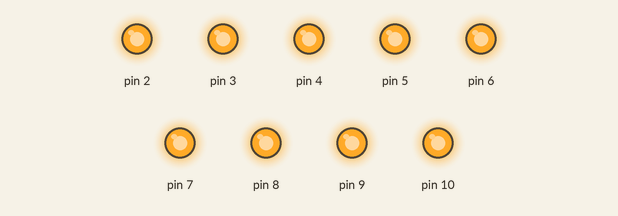
A sketch run on a simulated Arduino Uno, built with avr-gcc and run on an emulated ATmega328P. On the bench: output pins drawn as LEDs (lit = HIGH).

Above: at 0.1 s.
At 6.1 s:
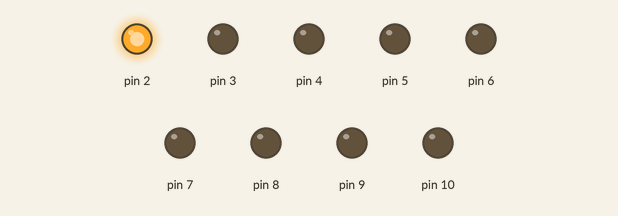
At 13.1 s:
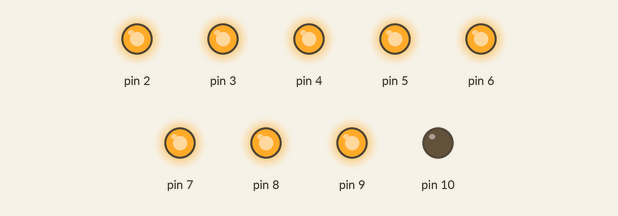
At 20.1 s:
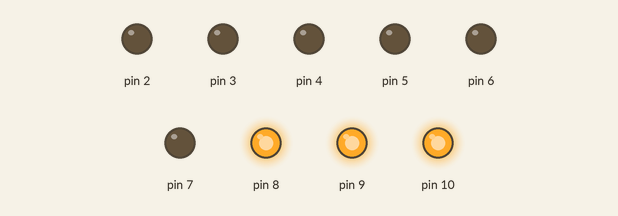
At 27.1 s:
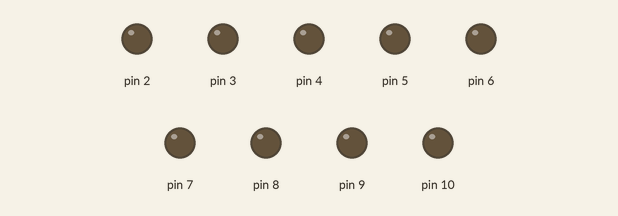
At 39.1 s:
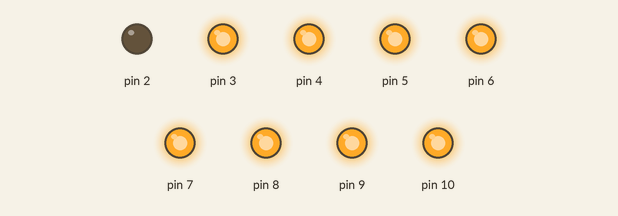
Timing chart, 0 to 40.0 s (numbered marks = the images above):
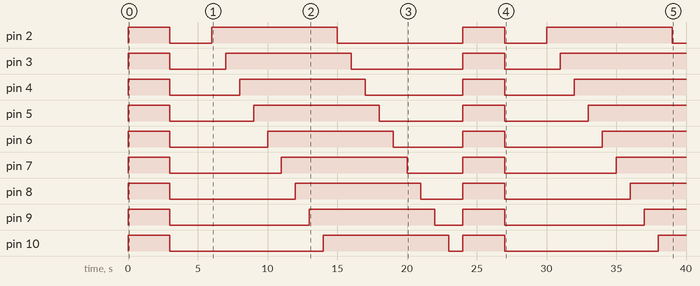

Measured:
- by itself, pin 2: LOW → HIGH at 0.00 s, → LOW 3.0 s later, → HIGH 3.0 s later, → LOW 9.0 s later, … (8 changes in this stretch)
- by itself, pin 3: goes HIGH 3.0 s, LOW 4.0 s, HIGH 9.0 s, LOW 8.0 s, HIGH 3.0 s, LOW 4.0 s, then HIGH
- by itself, pin 4: goes HIGH 3.0 s, LOW 5.0 s, HIGH 9.0 s, LOW 7.0 s, HIGH 3.0 s, LOW 5.0 s, then HIGH
- by itself, pin 5: goes HIGH 3.0 s, LOW 6.0 s, HIGH 9.0 s, LOW 6.0 s, HIGH 3.0 s, LOW 6.0 s, then HIGH
- by itself, pin 6: goes HIGH 3.0 s, LOW 7.0 s, HIGH 9.0 s, LOW 5.0 s, HIGH 3.0 s, LOW 7.0 s, then HIGH
- by itself, pin 7: goes HIGH 3.0 s, LOW 8.0 s, HIGH 9.0 s, LOW 4.0 s, HIGH 3.0 s, LOW 8.0 s, then HIGH
- by itself, pin 8: goes HIGH 3.0 s, LOW 9.0 s, HIGH 9.0 s, LOW 3.0 s, HIGH 3.0 s, LOW 9.0 s, then HIGH
- by itself, pin 9: goes HIGH 3.0 s, LOW 10.0 s, HIGH 9.0 s, LOW 2.0 s, HIGH 3.0 s, LOW 10.0 s, then HIGH

The sketch:

LED-day1-yxr.ino
```cpp
void setup() {
  for(int i=2;i<=10;i++)
  {
    pinMode(i,OUTPUT);
  }
}

void loop() {

  for(int x=2;x<=10;x++)
  {digitalWrite(x,HIGH);
  }
  delay(3000);
  for(int x=2;x<=10;x++)
 { digitalWrite(x,LOW);}
  delay(3000);
  for(int x=2;x<=10;x++)
  {digitalWrite(x,HIGH);
  delay(1000);}
  for(int x=2;x<=10;x++)
  {digitalWrite(x,LOW);
  delay(1000);}

}
```
